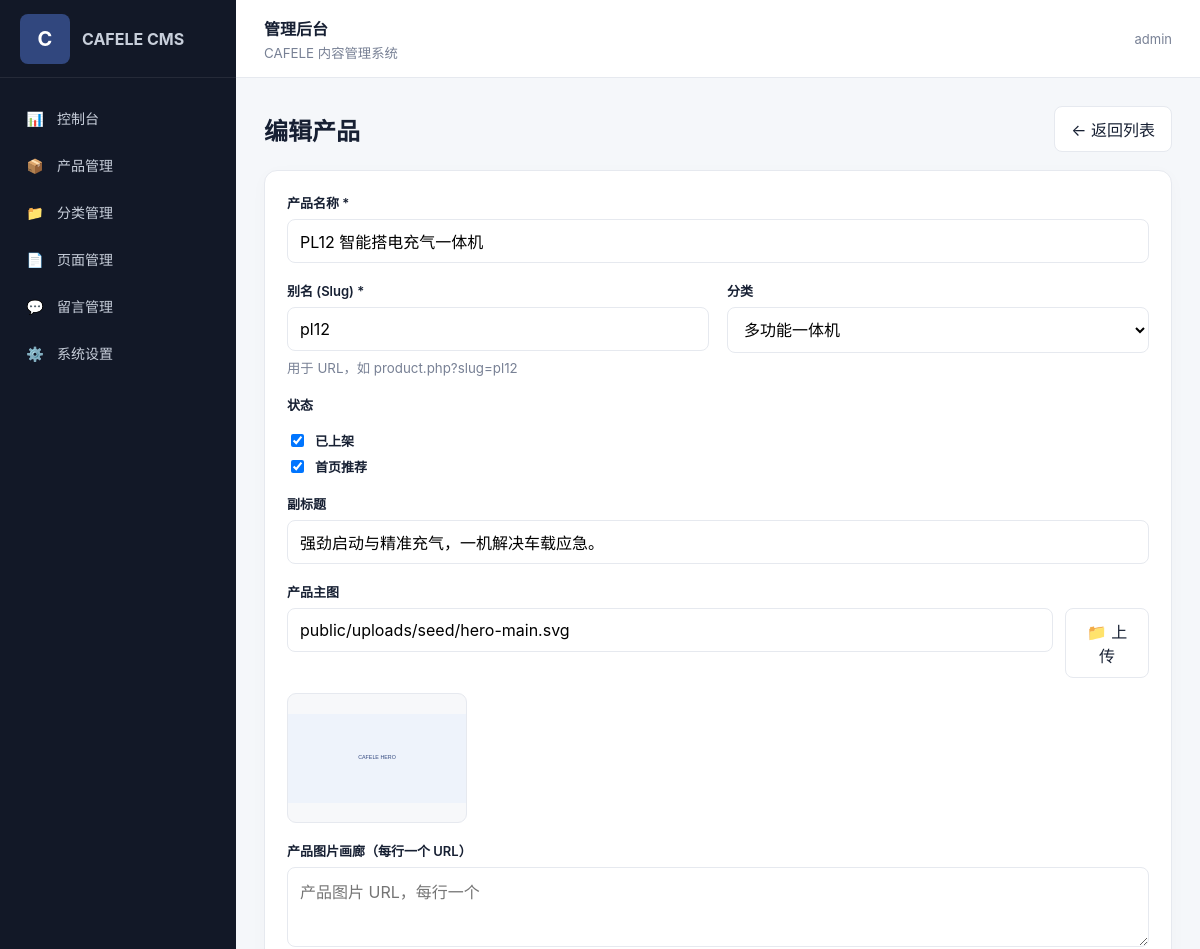
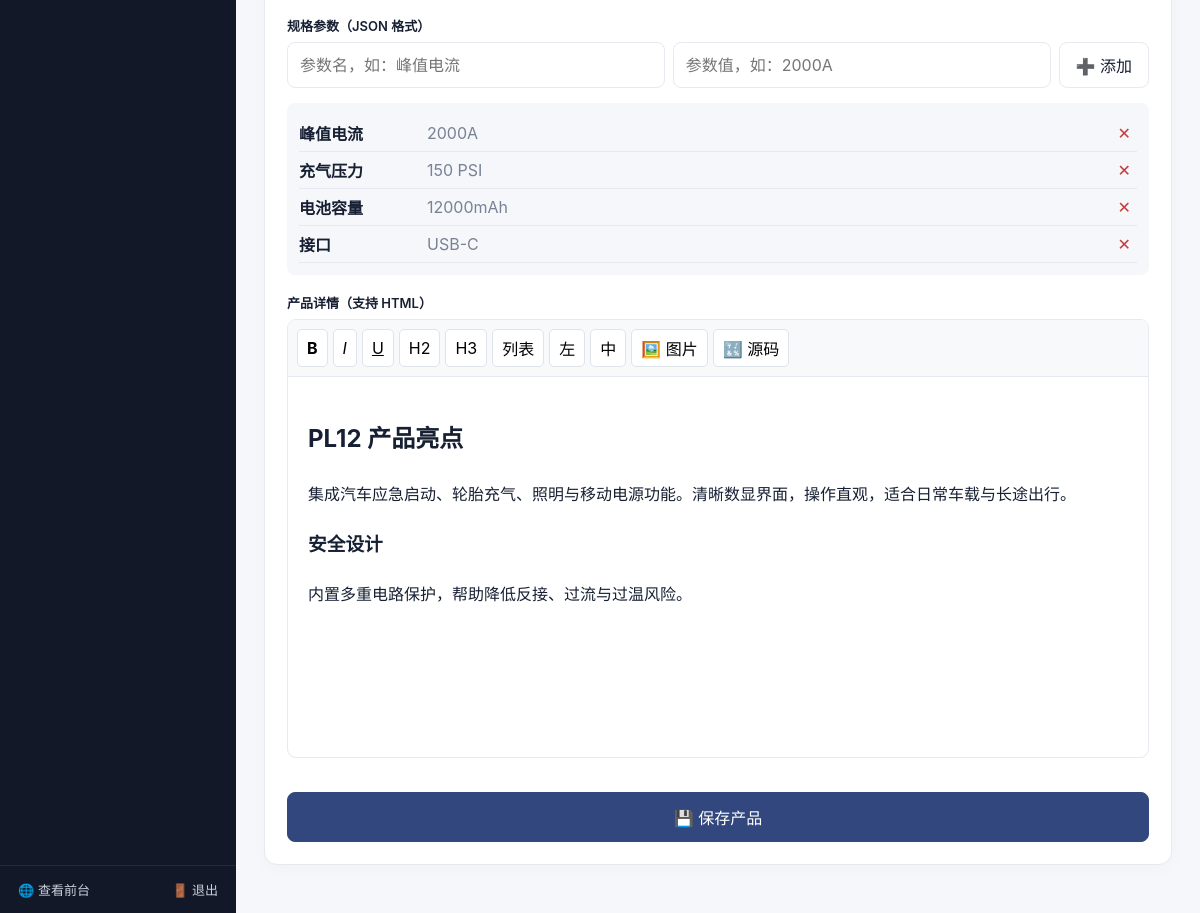
Page /admin/product_edit.php?id=1 (signed in) on the committed database (2 pictures, top to bottom).
### tables this page shows
CREATE TABLE IF NOT EXISTS products (
    id INT AUTO_INCREMENT PRIMARY KEY,
    name VARCHAR(200) NOT NULL,
    slug VARCHAR(200) NOT NULL UNIQUE,
    subtitle VARCHAR(500) DEFAULT '',
    category_id INT DEFAULT NULL,
    specs JSON DEFAULT NULL,
    content TEXT DEFAULT NULL,
    image VARCHAR(500) DEFAULT '',
    status TINYINT DEFAULT 1,
    featured TINYINT DEFAULT 0,
    sort_order INT DEFAULT 0,
    created_at TIMESTAMP DEFAULT CURRENT_TIMESTAMP,
    updated_at TIMESTAMP DEFAULT CURRENT_TIMESTAMP ON UPDATE CURRENT_TIMESTAMP,
    FOREIGN KEY (category_id) REFERENCES categories(id) ON DELETE SET NULL
);

CREATE TABLE IF NOT EXISTS categories (
    id INT AUTO_INCREMENT PRIMARY KEY,
    name VARCHAR(100) NOT NULL,
    slug VARCHAR(100) NOT NULL UNIQUE,
    sort_order INT DEFAULT 0,
    created_at TIMESTAMP DEFAULT CURRENT_TIMESTAMP
);

### includes/functions.php (called while the page is built, shortened)
<?php
function h(mixed $value): string {
    return htmlspecialchars((string)$value, ENT_QUOTES | ENT_SUBSTITUTE, 'UTF-8');
}
function get_categories(): array {
    $db = getDB();
    return $db->query("SELECT * FROM categories ORDER BY sort_order ASC, id ASC")->fetchAll();
}
function image_url(?string $path): string {
    return SITE_URL . '/' . ltrim($path, '/');
}

### admin/product_edit.php (the view, shortened to what this page needs)
<?php
require_once __DIR__ . '/../includes/functions.php';
$db = getDB();
$product = null;
$edit_id = (int)($_GET['id'] ?? 0);
$is_clone = isset($_GET['clone']);
if ($edit_id > 0 && !$is_clone) {
    $stmt = $db->prepare("SELECT * FROM products WHERE id = ?");
    $stmt->execute([$edit_id]);
    $product = $stmt->fetch();
}
$categories = get_categories();
require __DIR__ . '/header.php';
?>
<div class="page-actions">
    <h1><?= $product && !$is_clone ? '编辑产品' : '添加产品' ?></h1>
    <a href="products.php" class="btn">← 返回列表</a>
</div>
<div class="card">
    <form method="post">
        <div class="form-grid">
            <div class="field full">
                <label>产品名称 *</label>
                <input class="input" name="name" value="<?= h($product['name'] ?? '') ?>" required placeholder="例如：PL12 智能搭电充气一体机">
            </div>
            <div class="field">
                <label>别名 (Slug) *</label>
                <input class="input" name="slug" value="<?= h($product['slug'] ?? '') ?>" required placeholder="例如：pl12">
                <small>用于 URL，如 product.php?slug=pl12</small>
            </div>
            <div class="field">
                <label>分类</label>
                <select name="category_id" class="input">
                    <?php foreach ($categories as $cat): ?>
                        <option value="<?= $cat['id'] ?>" <?= ($product['category_id'] ?? '') == $cat['id'] ? 'selected' : '' ?>>
                            <?= h($cat['name']) ?>
                        </option>
                    <?php endforeach; ?>
                </select>
            </div>
            <div class="field">
                <label>状态</label>
                <label class="check" style="margin-top:10px;">
                    <input type="checkbox" name="status" value="1" <?= !isset($product['status']) || $product['status'] ? 'checked' : '' ?>>
                    已上架
                </label>
                <label class="check">
                    <input type="checkbox" name="featured" value="1" <?= !empty($product['featured']) ? 'checked' : '' ?>>
                    首页推荐
                </label>
            </div>
            <div class="field full">
                <label>副标题</label>
                <input class="input" name="subtitle" value="<?= h($product['subtitle'] ?? '') ?>" placeholder="简短的产品描述，显示在产品卡片上">
            </div>
            <div class="field full">
                <label>产品主图</label>
                <div style="display:flex;gap:12px;align-items:start;">
                    <input class="input" name="image" id="mainImage" value="<?= h($product['image'] ?? '') ?>" placeholder="图片 URL 或上传">
                    <button type="button" class="btn" onclick="document.getElementById('imgUpload').click()">📁 上传</button>
                </div>
                <?php if (!empty($product['image'])): ?>
                    <img src="<?= image_url($product['image']) ?>" class="image-preview" alt="">
                <?php endif; ?>
            </div>
            <div class="field full">
                <label>产品图片画廊（每行一个 URL）</label>
                <textarea class="input" name="gallery" style="min-height:80px;" placeholder="产品图片 URL，每行一个"><?php
                ?></textarea>
            </div>
            <div class="field full">
                <label>规格参数（JSON 格式）</label>
                <div style="display:flex;gap:8px;margin-bottom:8px;">
                    <input class="input" id="specKey" placeholder="参数名，如：峰值电流" style="flex:1;">
                    <input class="input" id="specVal" placeholder="参数值，如：2000A" style="flex:1;">
                    <button type="button" class="btn" onclick="addSpec()">➕ 添加</button>
                </div>
                <div id="specList" style="background:var(--soft);padding:12px;border-radius:8px;min-height:40px;"></div>
            </div>
            <div class="field full">
                <label>产品详情（支持 HTML）</label>
                <div class="editor-wrap">
                    <div class="editor-toolbar">
                        <button type="button" onclick="execCmd('bold')"><b>B</b></button>
                        <button type="button" onclick="execCmd('italic')"><i>I</i></button>
                        <button type="button" onclick="execCmd('underline')"><u>U</u></button>
                        <button type="button" onclick="execCmd('formatBlock','h2')">H2</button>
                        <button type="button" onclick="execCmd('formatBlock','h3')">H3</button>
                        <button type="button" onclick="execCmd('insertUnorderedList')">列表</button>
                        <button type="button" onclick="execCmd('justifyLeft')">左</button>
                        <button type="button" onclick="execCmd('justifyCenter')">中</button>
                        <button type="button" onclick="insertEditorImage()">🖼️ 图片</button>
                        <button type="button" onclick="toggleSource()">🔣 源码</button>
                    </div>
                    <div class="editor-area" id="editor" contenteditable="true">
                        <?= ($product['content'] ?? '') ?>
                    </div>
                </div>
            </div>
            <div class="field full" style="margin-top:16px;">
                <button type="submit" class="btn primary" style="padding:12px 32px;">💾 保存产品</button>
            </div>
        </div>
    </form>
</div>
<?php require __DIR__ . '/footer.php'; ?>

### public/assets/css/admin.css (style rules this page uses)
:root { --brand:#31477e;--ink:#172033;--muted:#788195;--line:#e6e9ef;--soft:#f5f7fa;--danger:#c63c3c;--success:#187443 }
* { box-sizing:border-box }
body { margin:0;font-family:-apple-system,BlinkMacSystemFont,"Segoe UI","PingFang SC","Microsoft YaHei",Arial,sans-serif;color:var(--ink);background:var(--soft) }
a { text-decoration:none;color:inherit }
button,input,textarea,select { font:inherit }
.admin-body { min-height:100vh }
.page-actions { display:flex;justify-content:space-between;align-items:center;margin-bottom:18px;gap:12px }
.page-actions h1 { font-size:24px;margin:0 }
.btn { display:inline-flex;align-items:center;justify-content:center;border:1px solid var(--line);border-radius:8px;background:#fff;color:var(--ink);padding:10px 16px;cursor:pointer }
.btn.primary { background:var(--brand);border-color:var(--brand);color:#fff }
.card { background:#fff;border:1px solid var(--line);border-radius:13px;padding:22px;margin-bottom:20px;box-shadow:0 4px 18px rgba(26,37,59,.025) }
.form-grid { display:grid;grid-template-columns:1fr 1fr;gap:18px }
.field { display:flex;flex-direction:column;gap:7px }
.field.full { grid-column:1/-1 }
.field label { font-size:13px;font-weight:600 }
.field small { color:var(--muted) }
.input { width:100%;border:1px solid var(--line);border-radius:8px;padding:11px 12px;background:#fff;outline:0 }
textarea.input { min-height:120px;resize:vertical }
.check { display:flex;align-items:center;gap:8px }
.image-preview { width:180px;height:130px;object-fit:contain;background:#f7f8fa;border:1px solid var(--line);border-radius:9px;margin-top:8px }
.editor-wrap { border:1px solid var(--line);border-radius:9px;overflow:hidden;background:#fff }
.editor-toolbar { display:flex;flex-wrap:wrap;gap:5px;padding:9px;background:#f8f9fb;border-bottom:1px solid var(--line) }
.editor-toolbar button,.editor-toolbar select { border:1px solid #dfe3ea;background:#fff;border-radius:5px;padding:6px 9px;cursor:pointer }
.editor-area { min-height:380px;padding:20px;outline:0;line-height:1.8 }

### rows in the picture
products: name "PL12 智能搭电充气一体机", slug "pl12", category_id "多功能一体机", status "☑", featured "☑", subtitle "强劲启动与精准充气，一机解决车载应急。", image "public/uploads/seed/hero-main.svg", image (picture), content "PL12 产品亮点 集成汽车应急启动、轮胎充气、照明与移动电源功能。清晰数显界面，操作直观，适合日常车载与长途出行。 安全设计 内置多重电路保护，帮助降低反接、过流与过温风险。"

### other values in the picture
$item['icon'] "📊"
$item['label'] "控制台"
$item['icon'] "📦"
$item['label'] "产品管理"
$item['icon'] "📁"
$item['label'] "分类管理"
$item['icon'] "📄"
$item['label'] "页面管理"
$item['icon'] "💬"
$item['label'] "留言管理"
$item['icon'] "⚙️"
$item['label'] "系统设置"
$nav_items[$current_page]['label'] "管理后台"
$_SESSION['admin_username'] "admin"
